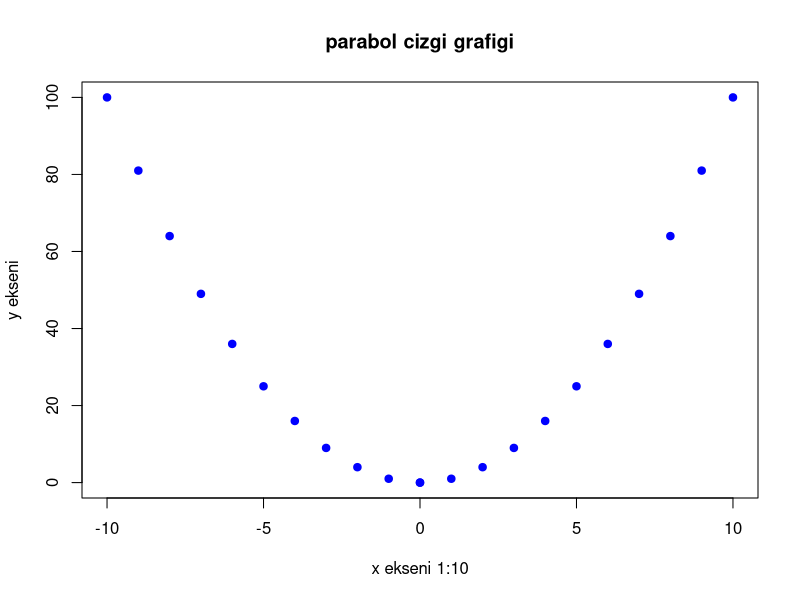

The R script that drew this image:
x = c(0:10, 0:-10)
y = x ^ 2
plot(x, y, main = "parabol cizgi grafigi", xlab = "x ekseni 1:10", ylab = "y ekseni", type = "p", col = "blue", pch = 19)